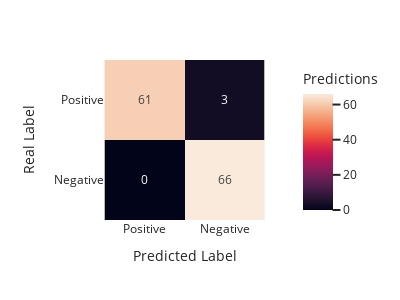

This figure's notebook cell:
### Markdown cell above
##### 7.7. Individual Sample Visualization

### Code cell
# Create signal_df
event_idx = 18
print(dataset.csv_list[event_idx])
sample_df, conf_matrix = signal_exploration(event_idx, dataset, model)
metrics = conf_matrix_metrics(conf_matrix)
print(f"Confusion Matrix: {conf_matrix}")
print(sample_df)
plot_confusion_matrix(metrics)
false_positive = sample_df.query('Result == "FP"')
false_negative = sample_df.query('Result == "FN"')
# sample_df = pd.concat([sample_df, sample_df])
print("FALSE POSITVES")
print(false_positive)
print("")
print("FALSE NEGATIVES")
print(false_negative)

### Figure 1 — Plotly figure (JSON) as saved in the notebook; plotly's stock layout.template omitted (floating-point values rounded to 4 significant figures)
{"data": [{"coloraxis": "coloraxis", "hovertemplate": "Predicted Label: %{x}<br>Real Label: %{y}<br>Predictions: %{z}<extra></extra>", "name": "0", "texttemplate": "%{z}", "type": "heatmap", "x": ["Positive", "Negative"], "xaxis": "x", "y": ["Positive", "Negative"], "yaxis": "y", "z": [[61, 3], [0, 66]]}], "layout": {"coloraxis": {"colorbar": {"title": {"text": "Predictions"}}, "colorscale": [[0, "rgb(2,4,25)"], [0.0625, "rgb(24,15,41)"], [0.125, "rgb(47,23,57)"], [0.1875, "rgb(71,28,72)"], [0.25, "rgb(97,30,82)"], [0.3125, "rgb(123,30,89)"], [0.375, "rgb(150,27,91)"], [0.4375, "rgb(177,22,88)"], [0.5, "rgb(203,26,79)"], [0.5625, "rgb(223,47,67)"], [0.625, "rgb(236,76,61)"], [0.6875, "rgb(242,107,73)"], [0.75, "rgb(244,135,95)"], [0.8125, "rgb(245,162,122)"], [0.875, "rgb(246,188,153)"], [0.9375, "rgb(247,212,187)"], [1, "rgb(250,234,220)"]]}, "height": 300, "margin": {"t": 60}, "width": 400, "xaxis": {"anchor": "y", "constrain": "domain", "domain": [0, 1], "scaleanchor": "y", "title": {"text": "Predicted Label"}}, "yaxis": {"anchor": "x", "autorange": "reversed", "constrain": "domain", "domain": [0, 1], "title": {"text": "Real Label"}}}}
